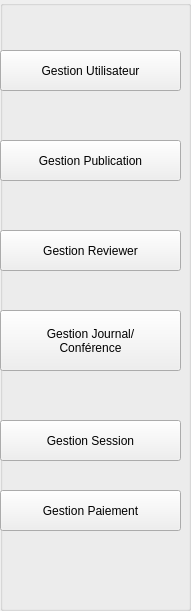
    <widget class="QGroupBox" name="groupBox">
     <property name="geometry">
      <rect>
       <x>10</x>
       <y>100</y>
       <width>191</width>
       <height>611</height>
      </rect>
     </property>
     <property name="styleSheet">
      <string notr="true">background-color: #D8E2E9;
QPushButton {
    /* La couleur de fond (bleu pro) */
    background-color: #2c3e50; 
    
    /* La couleur du texte */
    color: white;
    
    /* L'ARRONDI : plus le chiffre est grand, plus c'est rond */
    border-radius: 15px;
    
    /* Une bordure fine pour dÃ©finir la forme */
    border: 1px solid #34495e;
    
    /* Espacement interne pour que le texte ne touche pas les bords */
    padding: 5px 15px;
}

/* Effet au survol de la souris */
QPushButton:hover {
    background-color: #34495e;
}</string>
     </property>
     <property name="title">
      <string />
     </property>
     <widget class="QPushButton" name="GestionUtilisateurs">
      <property name="geometry">
       <rect>
        <x>0</x>
        <y>50</y>
        <width>181</width>
        <height>41</height>
       </rect>
      </property>
      <property name="styleSheet">
       <string notr="true">background-color: rgb(0, 36, 168);
QPushButton {
    text-align: left;
    padding-left: 20px;
    border-radius: 0px;
}
</string>
      </property>
      <property name="text">
       <string>Gestion Utilisateur</string>
      </property>
     </widget>
     <widget class="QPushButton" name="GestionPublications">
      <property name="geometry">
       <rect>
        <x>0</x>
        <y>140</y>
        <width>181</width>
        <height>41</height>
       </rect>
      </property>
      <property name="styleSheet">
       <string notr="true">background-color: rgb(0, 36, 168);
QPushButton {
    text-align: left;
    padding-left: 20px;
    border-radius: 0px;
}
</string>
      </property>
      <property name="text">
       <string>Gestion Publication</string>
      </property>
     </widget>
     <widget class="QPushButton" name="GestionReviewer">
      <property name="geometry">
       <rect>
        <x>0</x>
        <y>230</y>
        <width>181</width>
        <height>41</height>
       </rect>
      </property>
      <property name="styleSheet">
       <string notr="true">background-color: rgb(0, 36, 168);
QPushButton {
    text-align: left;
    padding-left: 20px;
    border-radius: 0px;
}
</string>
      </property>
      <property name="text">
       <string>Gestion Reviewer</string>
      </property>
     </widget>
     <widget class="QPushButton" name="GestionJournalconference">
      <property name="geometry">
       <rect>
        <x>0</x>
        <y>310</y>
        <width>181</width>
        <height>61</height>
       </rect>
      </property>
      <property name="styleSheet">
       <string notr="true">background-color: rgb(0, 36, 168);
QPushButton {
    text-align: left;
    padding-left: 20px;
    border-radius: 0px;
}
</string>
      </property>
      <property name="text">
       <string>Gestion Journal/
Conférence</string>
      </property>
     </widget>
     <widget class="QPushButton" name="GestionSession">
      <property name="geometry">
       <rect>
        <x>0</x>
        <y>420</y>
        <width>181</width>
        <height>41</height>
       </rect>
      </property>
      <property name="styleSheet">
       <string notr="true">background-color: rgb(0, 36, 168);
QPushButton {
    text-align: left;
    padding-left: 20px;
    border-radius: 0px;
}
</string>
      </property>
      <property name="text">
       <string>Gestion Session</string>
      </property>
     </widget>
     <widget class="QPushButton" name="GestionSession_2">
      <property name="geometry">
       <rect>
        <x>0</x>
        <y>490</y>
        <width>181</width>
        <height>41</height>
       </rect>
      </property>
      <property name="styleSheet">
       <string notr="true">background-color: rgb(0, 36, 168);
QPushButton {
    text-align: left;
    padding-left: 20px;
    border-radius: 0px;
}
</string>
      </property>
      <property name="text">
       <string>Gestion Paiement</string>
      </property>
     </widget>
    </widget>
